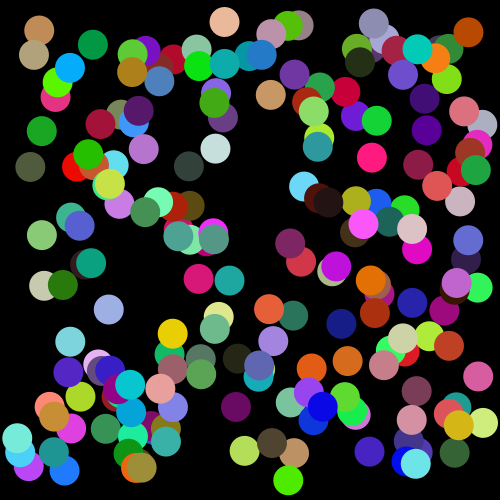
Frame 1 (no input)
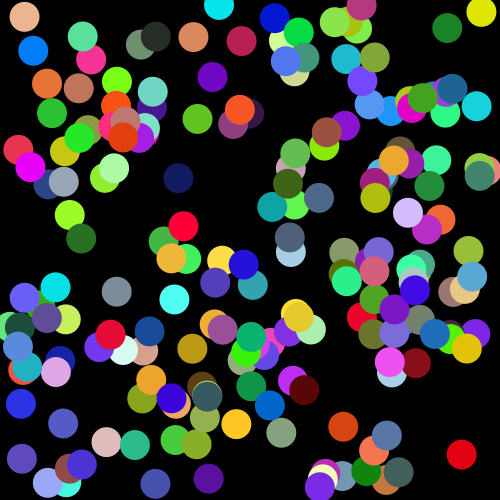
Frame 60 (the mouse pressed at the canvas centre just before this capture)
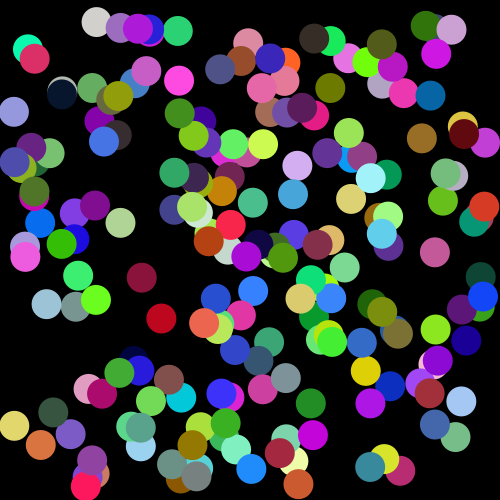
Frame 120 (the mouse held since frame 60 and released just before this capture)

The Processing sketch that drew these frames (run headless with seeded random() and noise(); from frame 60 on, the mouse is pressed at the canvas centre):

// Processing sketch: processing_105895
// ── processing_105895.pde

/*
@author Neil 06/8/2013 homework7
 */

int ballNumber=200;
float[] posX=new float[ballNumber];
float[] posY=new float[ballNumber];
float[] speedX=new float[ballNumber];
float[] speedY=new float[ballNumber];




void setup()
{
  size(500, 500);
  noStroke();

  for (int i=0; i<ballNumber; i++) 
  {
    posX[i]=random(16, (width-15));
    posY[i]=random(16, (height-15));
    speedX[i]=random(-15, 15);
    speedY[i]=random(-15, 15);
    
  }
}

void draw()
{  
  background(0);

  
  for (int i=0;i<ballNumber;i++)
  {
    
    if (posX[i]>(width-15)||posX[i]<15)
    {
      speedX[i]=speedX[i]*-1;
    }
    if (posY[i]>(width-15)||posY[i]<15)
    {
      speedY[i]=speedY[i]*-1;
    }
    fill(random(0,255),random(0,255),random(0,255));
    ellipse(posX[i], posY[i], 30, 30);
    posX[i]+=speedX[i];
    posY[i]+=speedY[i];
  }
}
